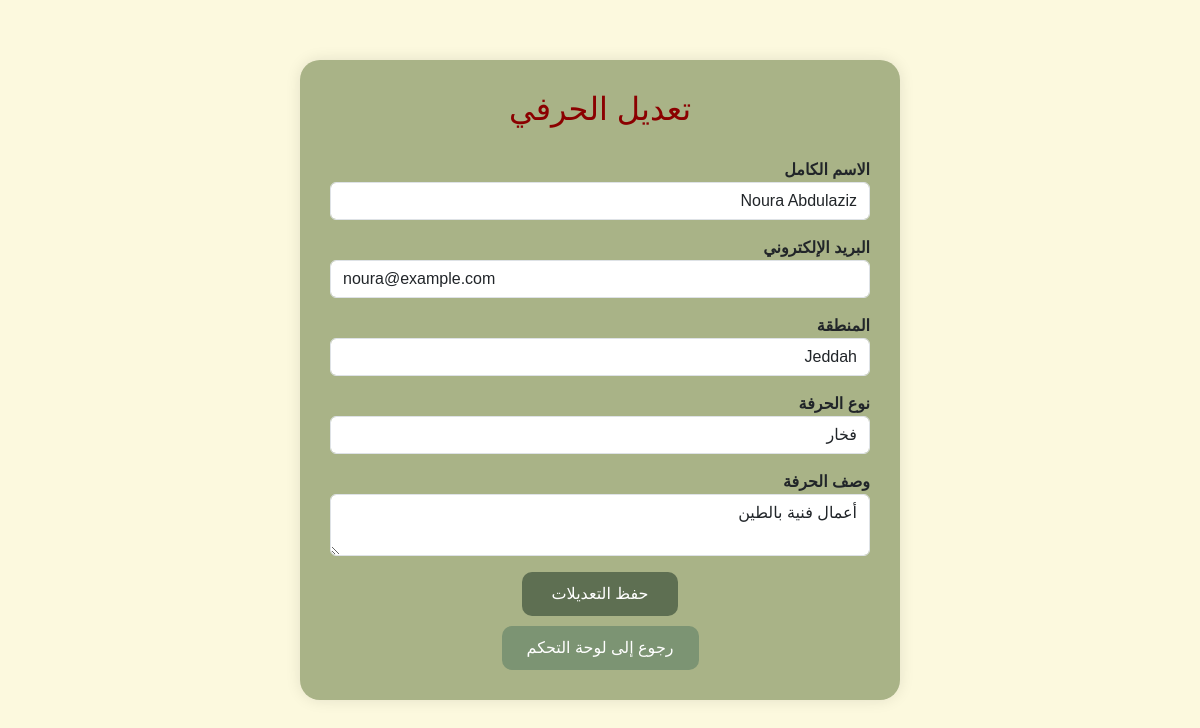
Screenshot of /edit_item.php?id=2&type=artisans (signed in) with the database file from the repository.
### tables this page shows
CREATE TABLE `new_artisans` (
  `ArtisanId` int(11) NOT NULL,
  `FullName` varchar(255) NOT NULL,
  `Email` varchar(255) NOT NULL,
  `Region` varchar(100) NOT NULL,
  `CraftType` varchar(100) NOT NULL,
  `CraftDescription` text NOT NULL,
  `PortfolioFile` varchar(255) DEFAULT NULL,
  `CreatedDate` timestamp NOT NULL DEFAULT current_timestamp(),
  `PasswordHash` varchar(255) DEFAULT NULL,
  `UserId` int(11) DEFAULT NULL
);

### edit_item.php (the view, shortened to what this page needs)
<?php
$conn = new mysqli("localhost", "root", "", "new_crafts_db");
$id = isset($_GET['id']) ? intval($_GET['id']) : 0;
$type = isset($_GET['type']) ? $_GET['type'] : '';
if ($type === 'profiles') {
    $stmt = $conn->prepare("SELECT firstName, lastName, email, region, interests FROM new_profiles WHERE UserId = ?");
    $stmt->bind_param("i", $id);
} elseif ($type === 'artisans') {
    $stmt = $conn->prepare("SELECT FullName, Email, Region, CraftType, CraftDescription FROM new_artisans WHERE ArtisanId = ?");
    $stmt->bind_param("i", $id);
} elseif ($type === 'courses') {
    $stmt = $conn->prepare("SELECT Title, Description, Price FROM new_courses WHERE CourseId = ?");
    $stmt->bind_param("i", $id);
}
$stmt->execute();
$result = $stmt->get_result();
$data = $result->fetch_assoc();
?>
<!DOCTYPE html>
<html lang="ar" dir="rtl">
<head>
    <link href="https://cdn.jsdelivr.net/npm/bootstrap@5.3.0/dist/css/bootstrap.rtl.min.css" rel="stylesheet">
</head>
<body>
    <div class="container">
        <h2>تعديل <?= $type === 'profiles' ? 'المستفيد' : ($type === 'artisans' ? 'الحرفي' : 'الدورة') ?></h2>
        <form method="POST">
            <?php if ($type === 'profiles'): ?>
                <div class="mb-3"><label>الاسم الأول</label>
                    <input type="text" name="firstName" class="form-control" value="<?= $data['firstName'] ?>" required></div>
                <div class="mb-3"><label>الاسم الأخير</label>
                    <input type="text" name="lastName" class="form-control" value="<?= $data['lastName'] ?>" required></div>
                <div class="mb-3"><label>البريد الإلكتروني</label>
                    <input type="email" name="email" class="form-control" value="<?= $data['email'] ?>" required></div>
                <div class="mb-3"><label>المنطقة</label>
                    <input type="text" name="region" class="form-control" value="<?= $data['region'] ?>"></div>
                <div class="mb-3"><label>الاهتمامات</label>
                    <textarea name="interests" class="form-control"><?= $data['interests'] ?></textarea></div>
            <?php elseif ($type === 'artisans'): ?>
                <div class="mb-3"><label>الاسم الكامل</label>
                    <input type="text" name="fullName" class="form-control" value="<?= $data['FullName'] ?>" required></div>
                <div class="mb-3"><label>البريد الإلكتروني</label>
                    <input type="email" name="email" class="form-control" value="<?= $data['Email'] ?>" required></div>
                <div class="mb-3"><label>المنطقة</label>
                    <input type="text" name="region" class="form-control" value="<?= $data['Region'] ?>"></div>
                <div class="mb-3"><label>نوع الحرفة</label>
                    <input type="text" name="craftType" class="form-control" value="<?= $data['CraftType'] ?>"></div>
                <div class="mb-3"><label>وصف الحرفة</label>
                    <textarea name="craftDescription" class="form-control"><?= $data['CraftDescription'] ?></textarea></div>
            <?php endif; ?>
            <div class="text-center">
                <button type="submit" class="btn btn-save">حفظ التعديلات</button><br>
                <a href="admin_dashboard.php" class="btn-back">رجوع إلى لوحة التحكم</a>
            </div>
        </form>
    </div>
</body>
</html>

### edit_item.php (style rules this page uses)
body { background-color: #FCF9DE; font-family: 'Tajawal', sans-serif; padding: 60px 20px; }
.container { background-color: #A9B387; border-radius: 20px; padding: 30px; max-width: 600px; margin: auto; box-shadow: 0 0 15px rgba(0, 0, 0, 0.1); }
h2 { text-align: center; color: #8B0000; margin-bottom: 30px; }
label { font-weight: bold; }
.btn-save { background-color: #5E6F52; color: white; padding: 10px 30px; border: none; border-radius: 10px; }
.btn-back { background-color: #7C9473; color: white; text-decoration: none; padding: 10px 25px; border-radius: 10px; display: inline-block; margin-top: 10px; }

### rows the page displays
new_artisans: fullName "Noura Abdulaziz", email "noura@example.com", region "Jeddah", craftType "فخار", craftDescription "أعمال فنية بالطين"
